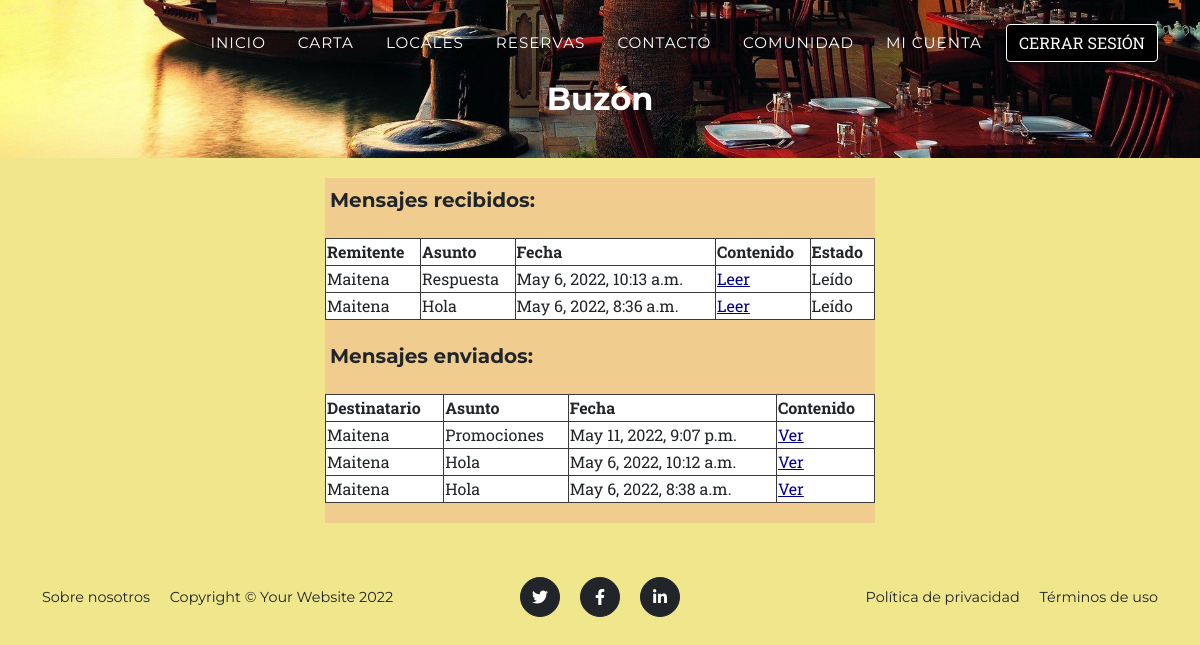
/AppRestaurante/buzon (signed in), run on the app's committed database.
### AppRestaurante/models.py (models this page shows)
class Mensaje(models.Model):
    user = models.ForeignKey(User, on_delete=models.CASCADE, related_name="mensajes")
    destinatario = models.ForeignKey(User, on_delete=models.CASCADE, related_name="mensajes_entrantes")
    fecha = models.DateTimeField(auto_now_add=True)
    asunto = models.CharField(max_length=30)
    contenido = RichTextField(blank=True, null=True)
    no_leido = models.BooleanField(default=True)

class User(AbstractUser):
    imagen = models.ImageField(upload_to='avatar', default='avatar/perfil.png', null=True, blank=True)

### AppRestaurante/views.py (the view)
# urls.py: path('buzon', views.buzon, name="Buzon"),
@login_required
def buzon(request):
    recibidos = Mensaje.objects.order_by('-fecha').filter(destinatario = request.user)
    enviados = Mensaje.objects.order_by('-fecha').filter(user = request.user)
    return render(request, "buzon.html", {"recibidos": recibidos, "enviados": enviados})

### AppRestaurante/Templates/buzon.html (shortened to what this page needs)
{% extends 'padre.html' %}
{% load static %}
{% block header %}<h2>Buzón</h2>{% endblock header %}
{% block contenidoQueCambia %}
<section style="margin-bottom: 30px;" class="contenido">
    <h5>Mensajes recibidos:</h5><br>
    <table class="buzon">
        <tr class="buzon">
            <th class="buzon">Remitente</th>
            <th class="buzon">Asunto</th>
            <th class="buzon">Fecha</th>
            <th class="buzon">Contenido</th>
            <th class="buzon">Estado</th>
        </tr>
        {% for mensaje in recibidos %}
        <tr class="buzon">
            <td class="buzon">{{mensaje.user}}</td>
            <td class="buzon">{{mensaje.asunto}}</td>
            <td class="buzon">{{mensaje.fecha}}</td>
            <td class="buzon"><a href="{% url 'LeerMensaje' mensaje.id %}">Leer</a></td>
            {% if mensaje.no_leido %}
                <td class="buzon">No leído</td>
            {% else %}
                <td class="buzon">Leído</td>
            {% endif %}
        </tr>
        {% endfor %}
    </table><br>
    <h5>Mensajes enviados:</h5><br>
    <table class="buzon">
        <tr class="buzon">
            <th class="buzon">Destinatario</th>
            <th class="buzon">Asunto</th>
            <th class="buzon">Fecha</th>
            <th class="buzon">Contenido</th>
        </tr>
        {% for mensaje in enviados %}
        <tr class="buzon">
            <td class="buzon">{{mensaje.destinatario}}</td>
            <td class="buzon">{{mensaje.asunto}}</td>
            <td class="buzon">{{mensaje.fecha}}</td>
            <td class="buzon"><a href="{% url 'LeerMensaje' mensaje.id %}">Ver</a></td>
        </tr>
        {% endfor %}
    </table>
</section>
{% endblock contenidoQueCambia %}

### AppRestaurante/static/css/style.css (style rules this page uses)
body { margin: 0; }
h2 { text-align: center; font-family: Verdana, Geneva, Tahoma, sans-serif; margin: 10px; }
section.contenido { background-color: rgb(240, 205, 142) !important; width: 550px; margin: 0 auto; padding-top: 10px !important; padding-bottom: 20px !important; margin-top: 20px; }
p, h3, h4, h5, h6 { margin-left: 5px !important; margin-bottom: 2px !important; }
table.buzon { background-color: white; width: 100%; }
th.buzon, td.buzon { border:solid 1px rgb(59, 57, 57) !important; }

### data on the page
Mensaje: user "Maitena", asunto "Respuesta", fecha "May 6, 2022, 10:13 a.m.", no_leido "Leído"
Mensaje: user "Maitena", asunto "Hola", fecha "May 6, 2022, 8:36 a.m.", no_leido "Leído"
Mensaje: destinatario "Maitena", asunto "Promociones", fecha "May 11, 2022, 9:07 p.m."
Mensaje: destinatario "Maitena", asunto "Hola", fecha "May 6, 2022, 10:12 a.m."
Mensaje: destinatario "Maitena", asunto "Hola", fecha "May 6, 2022, 8:38 a.m."
